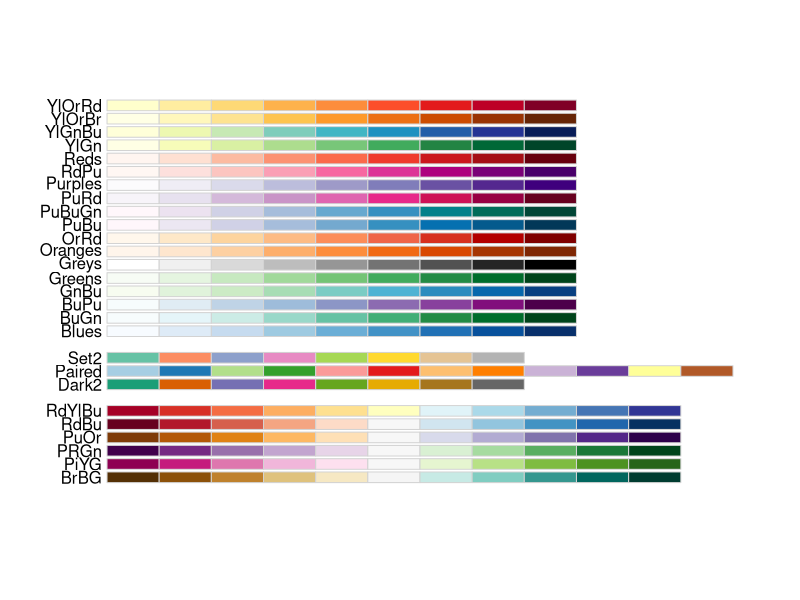
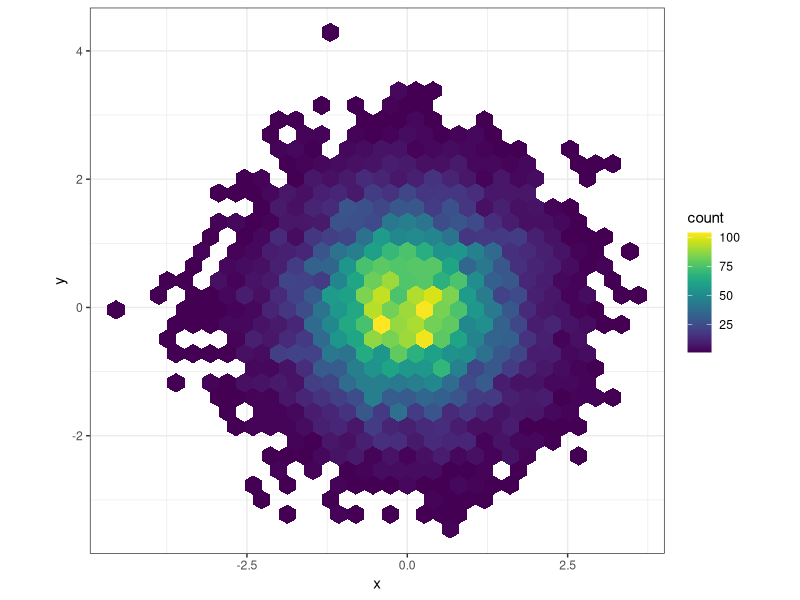
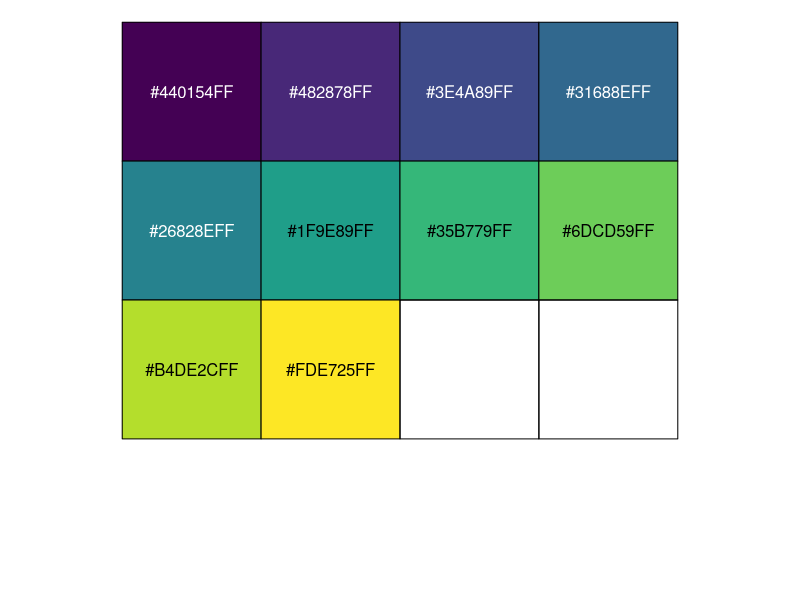
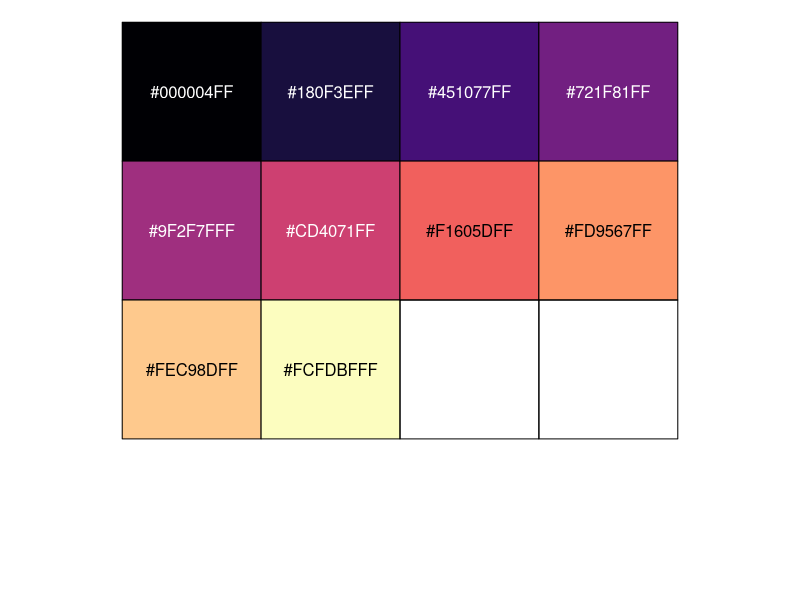
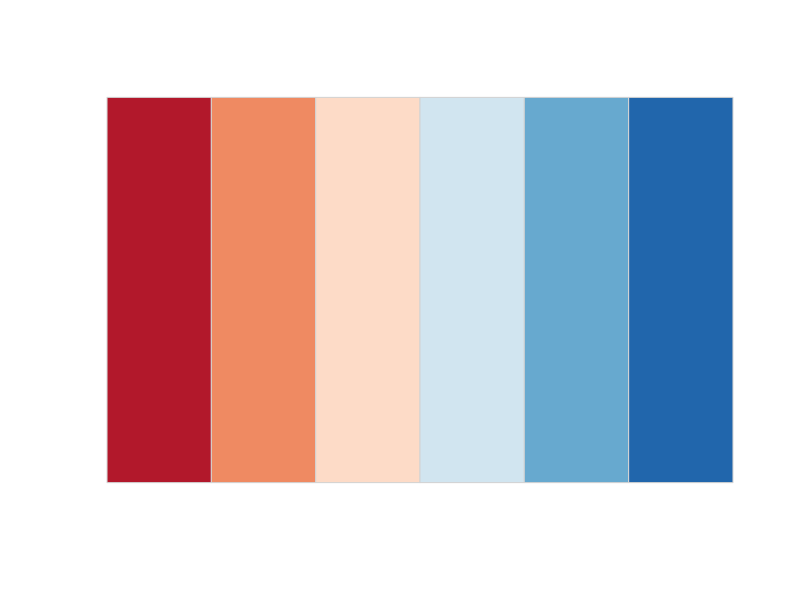
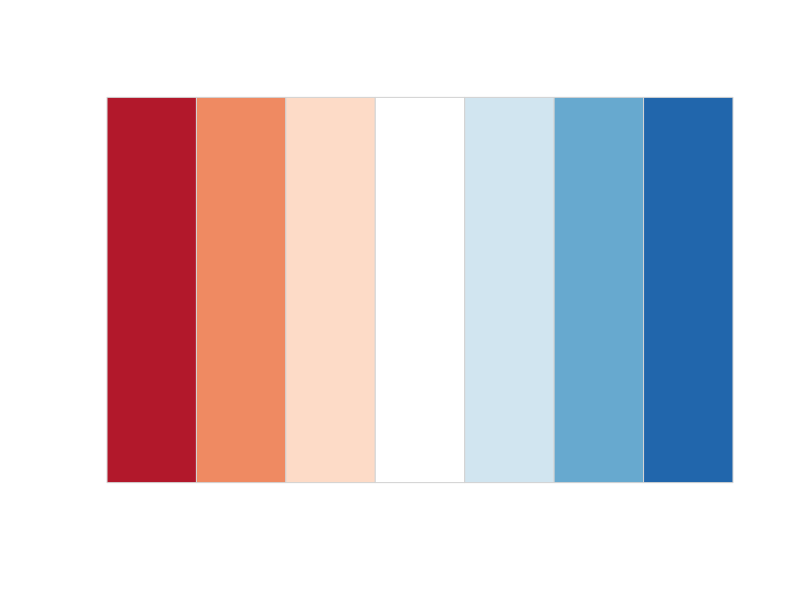
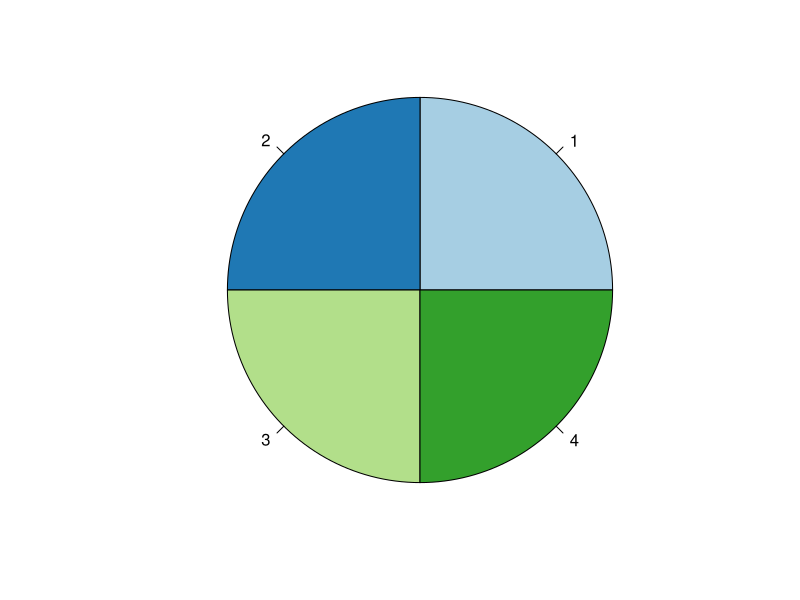
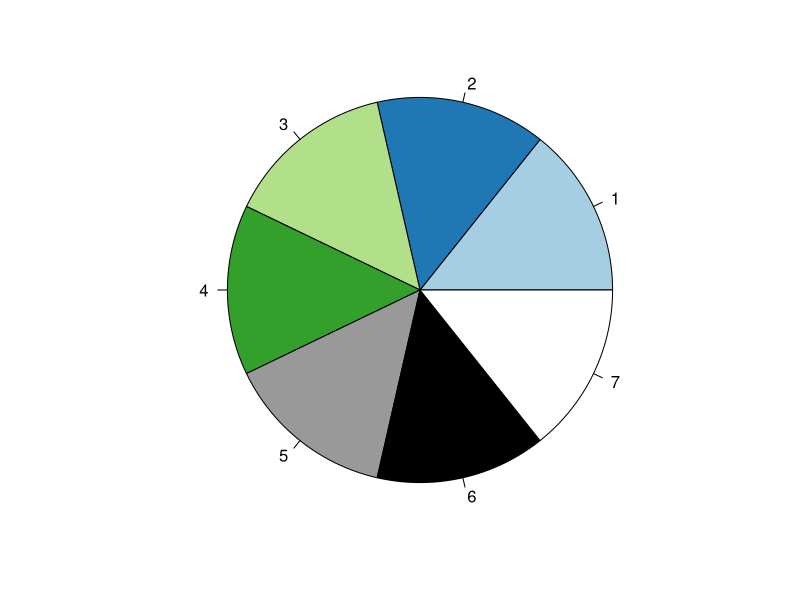

These charts were generated, in order, by the following R code:
## ---- chunk 1
library(RColorBrewer)
display.brewer.all(colorblindFriendly = TRUE)
## ---- chunk 2
library(ggplot2)
library(viridis)

ggplot(data.frame(x = rnorm(10000), y = rnorm(10000)), aes(x = x, y = y)) +
    geom_hex() +
    coord_fixed() +
    scale_fill_viridis() + # The virdis color scale
    theme_bw()
## ---- chunk 3
library(scales)
show_col(viridis_pal(option = 'viridis')(10))
## ---- chunk 4
show_col(viridis_pal(option = 'magma')(10))
## ---- chunk 5
pal <- function(col, border = "light gray", ...) {
    n <- length(col)
    plot(0, 0,
         type = "n",
         xlim = c(0, 1),
         ylim = c(0, 1),
         axes = FALSE,
         xlab = "", ylab = "", ...)
    rect(0:(n - 1) / n,
         0,
         1:n/n,
         1,
         col = col,
         border = border)
}
## ---- chunk 6
colours <- c(
    '#b2182b',
    '#ef8a62',
    '#fddbc7',
    '#d1e5f0',
    '#67a9cf',
    '#2166ac'
)
pal(colours)
## ---- chunk 7
colours <- c(
    '#b2182b',
    '#ef8a62',
    '#fddbc7',
    '#ffffff',
    '#d1e5f0',
    '#67a9cf',
    '#2166ac'
)
pal(colours)
## ---- chunk 8
wheel <- function(col, radius = 1, ...) {
    pie(rep(1, length(col)), col = col, radius = radius, ...)
}
## ---- chunk 9
cbPalette <- c(
    '#a6cee3',
    '#1f78b4',
    '#b2df8a',
    '#33a02c'
)

wheel(cbPalette)
## ---- chunk 10
cbPalette <- c(
    '#a6cee3',
    '#1f78b4',
    '#b2df8a',
    '#33a02c',
    "#999999",
    '#000000',
    '#ffffff'
)

wheel(cbPalette)
## ---- chunk 11
cbPalette <- c(
    '#e41a1c',
    '#377eb8',
    '#4daf4a',
    '#984ea3',
    '#ff7f00',
    '#ffff33',
    '#a65628',
    '#f781bf',
    '#999999'
)

wheel(cbPalette)
